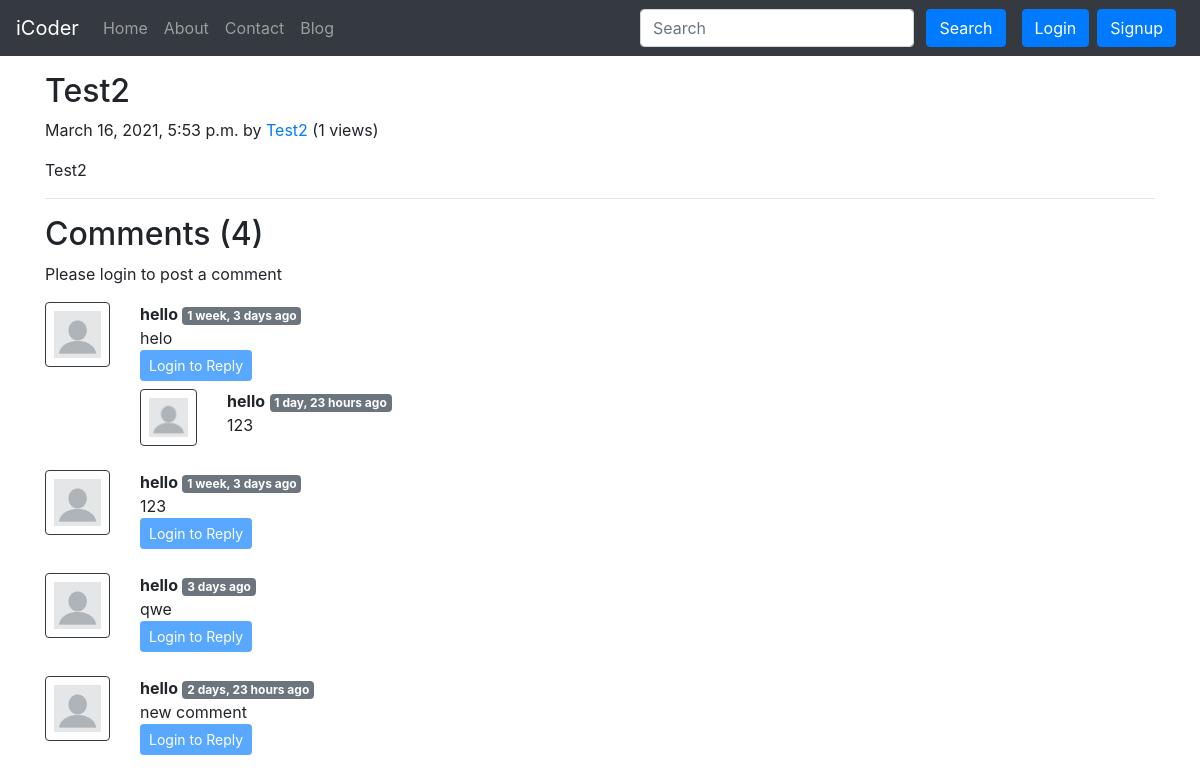
Page /blog/t2 on the earlier database version.
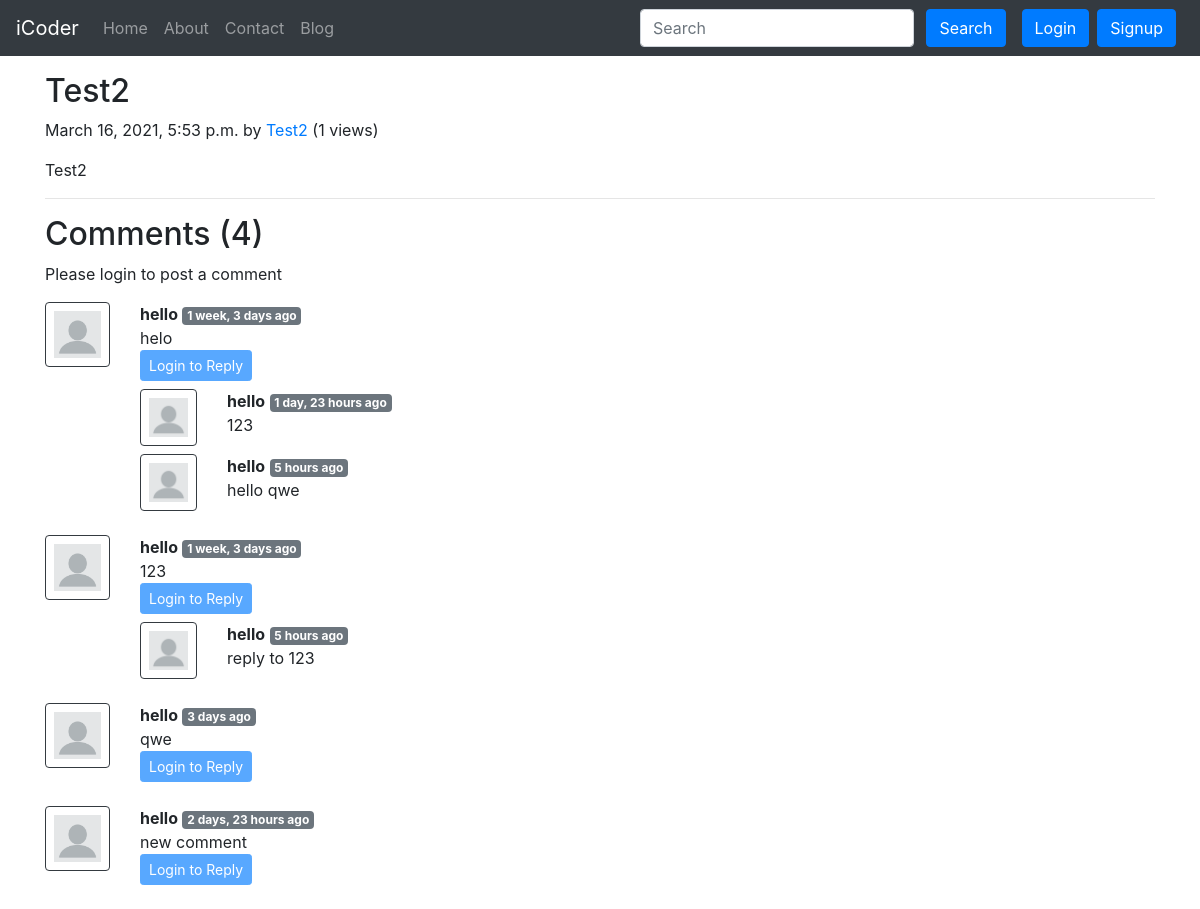
Same page on the later database version.
### blog/models.py (models this page shows, shortened)
class Post(models.Model):
	sno = models.AutoField(primary_key=True)
	title = models.CharField(max_length=255)
	content = models.TextField()
	author = models.CharField(max_length=13)
	slug = models.CharField(max_length=130, default="")
	views = models.IntegerField(default=0)
	timeStamp = models.DateTimeField(blank=True)

class BlogComment(models.Model):
	sno = models.AutoField(primary_key=True)
	comment = models.TextField()
	user = models.ForeignKey(User, on_delete=models.CASCADE)
	post = models.ForeignKey(Post, on_delete=models.CASCADE)
	parent = models.ForeignKey("self", on_delete=models.CASCADE, null=True)
	timestamp = models.DateTimeField(default=now)

### blog/views.py (the view)
# urls.py: path('<str:slug>', views.blogPost, name='blogPost'),
def blogPost(request, slug):
	post = Post.objects.filter(slug=slug).first()
	post.views = post.views + 1
	post.save()
	comments = BlogComment.objects.filter(post=post, parent=None)
	replies = BlogComment.objects.filter(post=post).exclude(parent=None)
	replyDict = {}
	for reply in replies:
		if reply.parent.sno not in replyDict.keys():
			replyDict[reply.parent.sno] = [reply]
		else:
			replyDict[reply.parent.sno].append(reply)
	context = {"post": post, 'comments': comments, 'user': request.user, "replyDict": replyDict}
	return render(request, "blog/blogPost.html", context)

### blog/templatetags/extras.py (called while the page is built)
@register.filter(name="get_val")
def get_val(dict, key):
    return dict.get(key)

### templates/blog/blogPost.html (shortened to what this page needs)
{% extends 'base.html' %}
{% block body %}
{% load humanize %}
{% load extras %}
<div class="container my-3">
	<div class="blog-post">
		<h2 class="blog-post-title">{{post.title}}</h2>
		<p class="blog-post-meta">{{post.timeStamp}} by
			<a href="/about">{{post.author}}</a>
			(<span>{{post.views}} views</span>)
		</p>
		<p>{{post.content|safe}}</p>
		<hr>
	</div>
	<h2>Comments ({{comments.count}})</h2>
	<div class="my-2">
		{% if user.is_authenticated %}
		<form action="/blog/postComment" method="POST">
			{% csrf_token %}
			<div class="form-group">
				<label for="exampleInputEmail1">Post Comment</label>
				<input type="text" class="form-control" name="comment" id="comment" placeholder="Enter Comment here">
			</div>
			<input type="hidden" name="postSno" id="postSno" value="{{post.sno}}">
			<input type="hidden" name="parentSno" value="">
			<button type="submit" class="btn btn-primary">Submit</button>
		</form>
		{% else %}
		<p>Please login to post a comment</p>
		{% endif %}
	</div>
	{% for comment in comments %}
	<div class="row my-3">
		<div class="col-md-1">
			<img class="rounded mx-auto d-block w-100 p-2 border border-dark"
				src="/static/img/blank-profile-picture.png" alt="user">
		</div>
		<div class="col-md-11">
			<b>{{comment.user.username}}</b>
			<span class="badge badge-secondary">{{comment.timestamp | naturaltime}}</span>
			<div>{{comment.comment}}</div>
			<div class="reply mx-0">
				{% if user.is_authenticated %}
				<button class="btn btn-sm btn-primary" type="button" data-toggle="collapse"
					data-target="#replyBox{{comment.sno}}" aria-expanded="false"
					aria-controls="replyBox{{comment.sno}}">
					Reply
				</button>
				<div class="collapse" id="replyBox{{comment.sno}}">
					<div class="card card-body my-2">
						<form action="/blog/postComment" method="POST">
							{% csrf_token %}
							<div class="form-group">
								<label for="comment">Post a Reply</label>
								<input type="text" class="form-control" name="comment" id="comment"
									placeholder="Enter Comment here">
								<input type="hidden" name="parentSno" value="{{comment.sno}}">
							</div>
							<input type="hidden" name="postSno" id="postSno" value="{{post.sno}}">
							<button type="submit" class="btn btn-primary">Submit</button>
						</form>
					</div>
				</div>
				{% else %}
				<button class="btn btn-sm btn-primary" type="button" data-toggle="collapse"
					data-target="#replyBox{{comment.sno}}" aria-expanded="false" aria-controls="replyBox{{comment.sno}}"
					disabled>
					Login to Reply
				</button>
				{% endif %}
				<div class="replies my-2">
					{% for reply in replyDict|get_val:comment.sno %}
					<div class="row my-2">
						<div class="col-md-1">
							<img class="rounded mx-auto d-block w-100 p-2 border border-dark"
								src="/static/img/blank-profile-picture.png" alt="user">
						</div>
						<div class="col-md-11">
							<b>{{reply.user.username}}</b>
							<span class="badge badge-secondary">{{reply.timestamp | naturaltime}}</span>
							<div>{{reply.comment}}</div>
						</div>
						<br>
					</div>
					{% endfor %}
				</div>
			</div>
		</div>
	</div>
	{% endfor %}
</div>
{% endblock body %}

### templates/base.html (shortened to what this page needs)
<!doctype html>
<html lang="en">
<head>
	<link rel="stylesheet" href="https://cdn.jsdelivr.net/npm/bootstrap@4.6.0/dist/css/bootstrap.min.css"
>
</head>
<body>
	<nav class="navbar navbar-expand-lg navbar-dark bg-dark">
		<a class="navbar-brand" href="/">iCoder</a>
		<div class="collapse navbar-collapse" id="navbarSupportedContent">
			<ul class="navbar-nav mr-auto">
				<li class="nav-item {% block homeactive %} {% endblock homeactive %}">
					<a class="nav-link" href="/">Home <span class="sr-only">(current)</span></a>
				</li>
				<li class="nav-item {% block aboutactive %} {% endblock aboutactive %}">
					<a class="nav-link" href="/about">About</a>
				</li>
				<li class="nav-item {% block contactactive %} {% endblock contactactive %}">
					<a class="nav-link" href="/contact">Contact</a>
				</li>
				<li class="nav-item {% block blogactive %} {% endblock blogactive %}">
					<a class="nav-link" href="/blog">Blog</a>
				</li>
			</ul>
			<div class="ml-auto form-inline">
				<form action="/search" method="GET" class="my-2 my-lg-0 mx-3">
					<input class="form-control mr-sm-2" type="search" name="query" id="query" placeholder="Search"
						aria-label="Search">
					<button class="btn btn-primary my-2 my-sm-0" type="submit">Search</button>
				</form>
				{% if user.is_authenticated %}
				<ul class="navbar-nav mr-2">
					<li class="nav-item dropdown">
						<a class="nav-link dropdown-toggle" href="#" id="navbarDropdown" role="button"
							data-toggle="dropdown" aria-haspopup="true" aria-expanded="false">
							Welcome {{request.user}}
						</a>
						<div class="dropdown-menu" aria-labelledby="navbarDropdown">
							<a class="dropdown-item" href="/logout">Logout</a>
						</div>
					</li>
				</ul>
				{% else %}
				<button type="button" class="btn btn-primary mr-2" data-toggle="modal" data-target="#LoginModal">
					Login
				</button>
				<button type="button" class="btn btn-primary mr-2" data-toggle="modal" data-target="#signupModal">
					Signup
				</button>
				{% endif %}
			</div>
		</div>
	</nav>
	{% block body %}{% endblock body %}
</body>
</html>

Differences in the rows shown:
added BlogComment: user.username "hello", timestamp "5 hours ago", comment "hello qwe"
added BlogComment: user.username "hello", timestamp "5 hours ago", comment "reply to 123"
